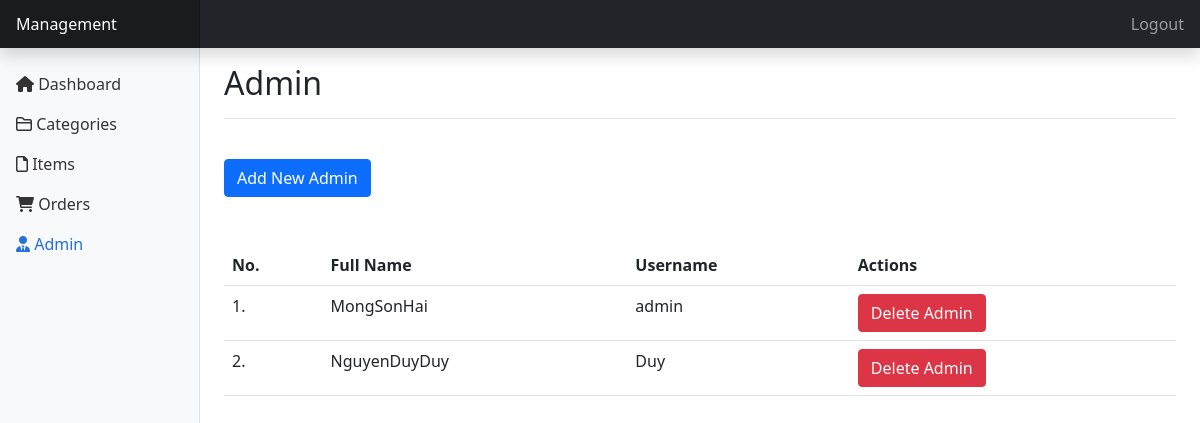
/admin/manage-admin.php (signed in), run on the app's committed database.
### tables this page shows
CREATE TABLE `dbo_admin` (
  `id` int(10) UNSIGNED NOT NULL,
  `full_name` varchar(100) NOT NULL,
  `username` varchar(100) NOT NULL,
  `password` varchar(255) NOT NULL
);

### admin/manage-admin.php (the view, shortened to what this page needs)
<!doctype html>
<html lang="en">
<head>
    <link rel="stylesheet" href="https://cdnjs.cloudflare.com/ajax/libs/font-awesome/6.0.0-beta2/css/all.min.css">
    <link href="https://cdn.jsdelivr.net/npm/bootstrap@5.1.3/dist/css/bootstrap.min.css" rel="stylesheet">
    <link rel="stylesheet" href="/BTL_CNW/css/style.css">
</head>
<body>
    <header class="navbar navbar-dark sticky-top bg-dark flex-md-nowrap p-0 shadow">
        <a class="navbar-brand col-md-3 col-lg-2 me-0 px-3" href="#">Management</a>
        <div class="navbar-nav">
            <div class="nav-item text-nowrap">
                <a class="nav-link px-3" href="logout.php">Logout</a>
            </div>
        </div>
    </header>
    <div class="container-fluid">
        <div class="row">
            <nav id="sidebarMenu" class="col-md-3 col-lg-2 d-md-block bg-light sidebar collapse">
                <div class="position-sticky pt-3">
                    <ul class="nav flex-column">
                        <li class="nav-item">
                            <a class="nav-link" aria-current="page" href="index.php">
                                <i class="fas fa-home"></i>
                                Dashboard
                            </a>
                        </li>
                        <li class="nav-item">
                            <a class="nav-link" href="manage-categories.php">
                                <i class="far fa-folder"></i>
                                Categories
                            </a>
                        </li>
                        <li class="nav-item">
                            <a class="nav-link" href="manage-items.php">
                                <i class="far fa-file"></i>
                                Items
                            </a>
                        </li>
                        <li class="nav-item">
                            <a class="nav-link" href="manage-orders.php">
                                <i class="fas fa-shopping-cart"></i>
                                Orders
                            </a>
                        </li>
                        <li class="nav-item">
                            <a class="nav-link active" href="manage-admin.php">
                                <i class="fas fa-user-tie"></i>
                                Admin
                            </a>
                        </li>
                    </ul>
                </div>
            </nav>
            <main class="col-md-9 ms-sm-auto col-lg-10 px-md-4">
                <div class="d-flex justify-content-between flex-wrap flex-md-nowrap align-items-center pt-3 pb-2 mb-3 border-bottom">
                    <h1 class="h2">Admin</h1>
                </div>
                <div>
                    <br>
                    <a href="add-admin.php"><button class="btn btn-primary">Add New Admin</button></a>
                    <br /><br /><br />
                    <table class="table table-hover">
                        <tr>
                            <th>No.</th>
                            <th>Full Name</th>
                            <th>Username</th>
                            <th>Actions</th>
                        </tr>
                        <?php
                        include('../config/config.php');
                        $sql = "SELECT * FROM dbo_admin";
                        $res = mysqli_query($conn, $sql);
                        if ($res == TRUE) {
                            $count = mysqli_num_rows($res);
                            $sn = 1;
                            if ($count > 0) {
                                while ($rows = mysqli_fetch_assoc($res)) {
                                    $id = $rows['id'];
                                    $full_name = $rows['full_name'];
                                    $username = $rows['username'];
                        ?>
                                    <tr>
                                        <td><?php echo $sn++; ?>. </td>
                                        <td><?php echo $full_name; ?></td>
                                        <td><?php echo $username; ?></td>
                                        <td>
                                            <a href="delete-admin.php?id=<?php echo $id; ?>"><button class="btn btn-danger">Delete Admin</button></a>
                                        </td>
                                    </tr>
                        <?php
                                }
                            }
                        }
                        ?>
                    </table>
                </div>
            </main>
        </div>
    </div>
</body>
</html>

### css/style.css (style rules this page uses)
body { padding-bottom: 3rem; }
.sidebar { position: fixed; top: 0; bottom: 0; left: 0; z-index: 100; padding: 48px 0 0; box-shadow: inset -1px 0 0 rgba(0, 0, 0, .1); }
.sidebar .nav-link { font-weight: 500; color: #333; }
.sidebar .nav-link.active { color: #2470dc; }
.navbar-brand { padding-top: .75rem; padding-bottom: .75rem; font-size: 1rem; background-color: rgba(0, 0, 0, .25); box-shadow: inset -1px 0 0 rgba(0, 0, 0, .25); }

### data on the page
dbo_admin: full_name "MongSonHai", username "admin"
dbo_admin: full_name "NguyenDuyDuy", username "Duy"
